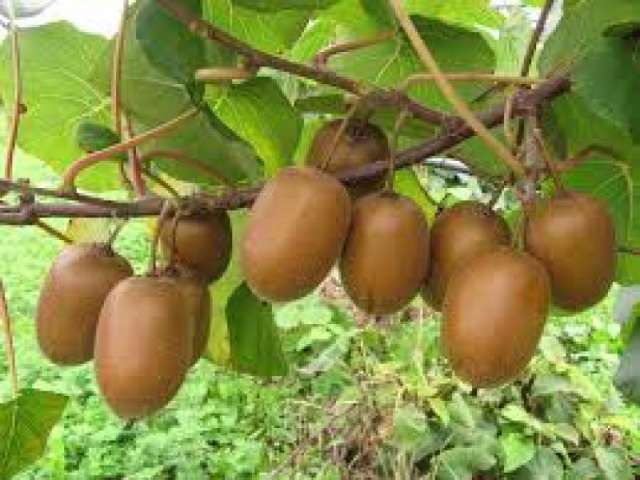
%> input picture kiwi.jpg, 640 x 480 px
$ octave Untitled.m   (GNU Octave 9; MATLAB toolbox functions it lacks are replaced by stand-ins)
%> lines starting %> are read from the running program, lines starting %| are printed output that depends on the picture; in (x1, y1, x2, y2) boxes, pixels count from 0 and x2, y2 are one past the last pixel; in counts of white or black regions, pixels touching at a corner belong together; the program's own positions count from 1
clc;    % Komut penceresini temizleyin.
close all;  % Tüm rakamları kapatın (imtool'unkiler hariç.)
clearvars;
workspace;  % Çalışma alanı panelinin gösterildiğinden emin olun.
format long g;
format compact;
fontSize = 16;
fprintf('Beginning to run %s.m ...\n', mfilename);

% Görseli okumak
folder = [];
baseFileName = 'kiwi.jpg';
fullFileName = fullfile(folder, baseFileName);

 % Dosyanın var olup olmadığını kontrol edin.
if ~exist(fullFileName, 'file')
    fullFileNameOnSearchPath = baseFileName; % No path this time.
    if ~exist(fullFileNameOnSearchPath, 'file')
        % hata bulundu.
        errorMessage = sprintf('Hata: %s arama yolu klasöründe yok.', fullFileName);
        uiwait(warndlg(errorMessage));
        return;
    end
end
rgbImage = imread(fullFileName);
%> rgbImage is the input picture: size 480x640x3 uint8; mean R, G, B 134.8, 141.7, 69.3
[rows, columns, numberOfColorChannels] = size(rgbImage)
%> rows = 480; columns = 640; numberOfColorChannels = 3


% Test görüntüsünü tam boyutta görüntüleyin.
subplot(2, 2, 1);
imshow(rgbImage, []);
axis('on', 'image');
caption = sprintf('Orjinal Resim : "%s"', baseFileName);
title(caption);
drawnow;

[mask, maskedRGBImage] = createMask(rgbImage);
%> in createMask, `I = rgb2lab(RGB);`: I: size 480x640x3 double; mean of channels 1, 2, 3 56.8, -12.3, 37.1
%> in createMask, `sliderBW = (I(:,:,1) >= channel1Min ) & (I(:,:,1) <= channel1Max) & (I..`:
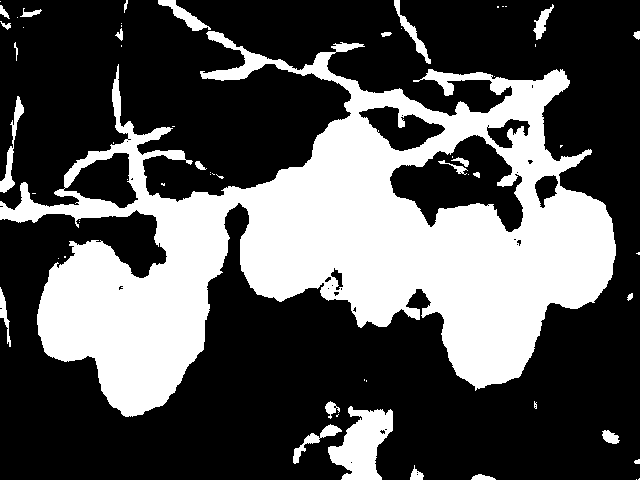
%> sliderBW: size 480x640 logical; 33.2% white; 61 white regions (35 under 20 px), largest, box (x1, y1, x2, y2) and area: (0, 31, 616, 417) 95317, (328, 406, 393, 480) 2809, (0, 96, 24, 193) 585

% Maske görüntüsünü göster
subplot(2, 2, 2);
imshow(mask, []);
axis('on', 'image');
title('İlk Renk Segmentasyon Maskesi');
drawnow;
hold on;

% Kivi maskeli görüntüsünü göster
subplot(2, 2, 3);
imshow(maskedRGBImage, []);
axis('on', 'image');
title('İlk Renk Segmentasyon Maskesi');
drawnow;
hold on;

% Yaprakların ve gökyüzünün maskelenmiş görüntüsünü göster
leaves = bsxfun(@times, rgbImage, cast(~mask, 'like', rgbImage));
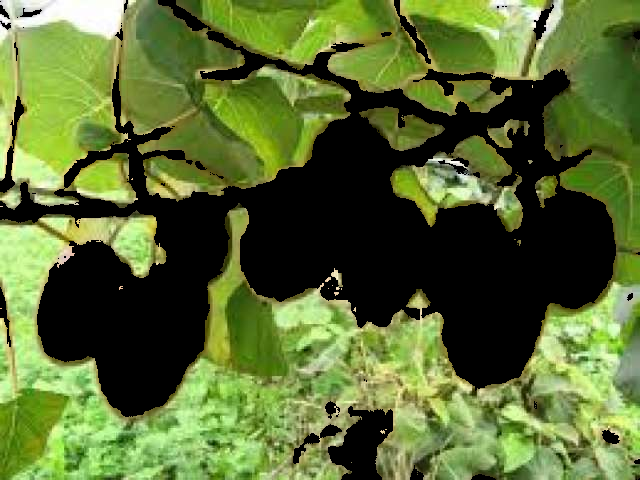
%> leaves: size 480x640x3 uint8; mean R, G, B 89.4, 108, 50.8
subplot(2, 2, 4);
imshow(leaves, []);
axis('on', 'image');
title('Yapraklar ve Gökyüzü');
drawnow;
hold on;
fprintf('Done running %s.m\n', mfilename);

%sayım
RGB2 = imread('kiwi.jpg');
cform = makecform('srgb2lab');
lab_he = applycform(RGB2,cform);
%> lab_he: size 480x640x3 uint8; mean of channels 1, 2, 3 145.3, 118.4, 164.9
ab = double(lab_he(:,:,2:3));
nrows = size(ab,1);
%> nrows = 480
ncols = size(ab,2);
%> ncols = 640
ab = reshape(ab,nrows*ncols,2);
nColors = 3;
[cluster_idx, cluster_center]=kmeans(ab,nColors,'distance','sqEuclidean','Replicates',3);
%> cluster_center = [114.1 160.9; 138.6 158.2; 101.3 176.5]
pixel_labels = reshape(cluster_idx,nrows,ncols);
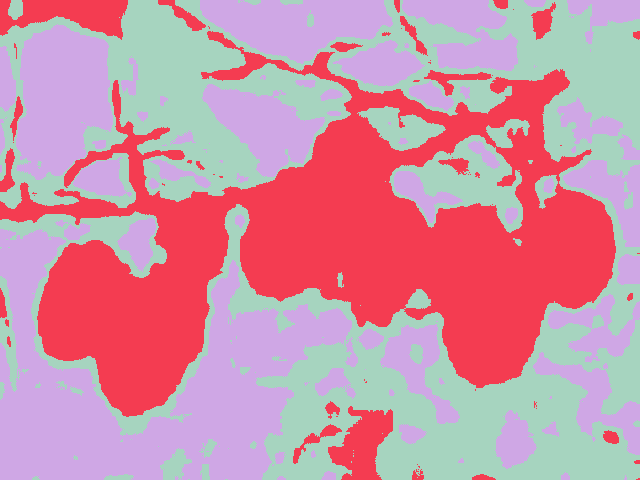
%> pixel_labels: size 480x640 double; 3 distinct labels, from 1 to 3; one colour per label, 0 black
imshow(pixel_labels,[]);
segmented_images = cell(1,3);
rgb_label = repmat(pixel_labels,[1 1 3]);
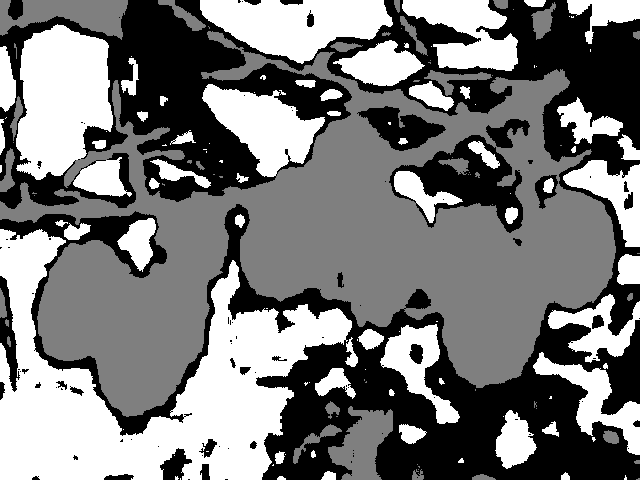
%> rgb_label: size 480x640x3 double; min 1, max 3, mean 1.96; drawn with min black and max white
for k = 1:nColors
 color = RGB2;
 color(rgb_label ~= k) = 0;
 segmented_images{k} = color;
end
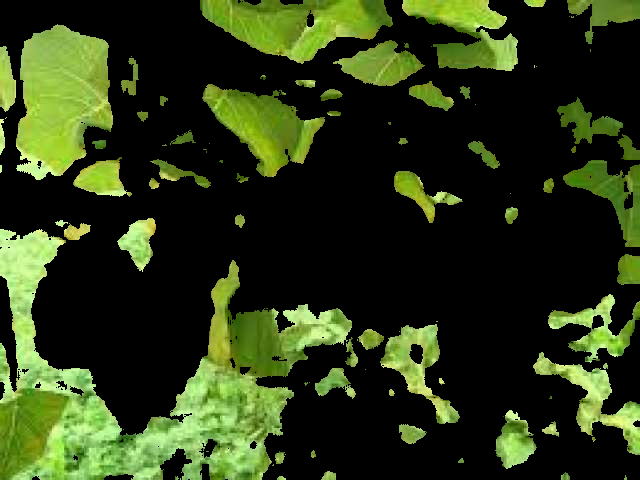
%> color: size 480x640x3 uint8; mean R, G, B 42.3, 55.1, 21
%> after the loop, segmented_images = 3 items
imshow(segmented_images{2}), title('objects in cluster 2');
sekil = segmented_images{2};
hy=fspecial('sobel');
hx=hy;
Iy=imfilter(double(sekil),hy,'replicate');
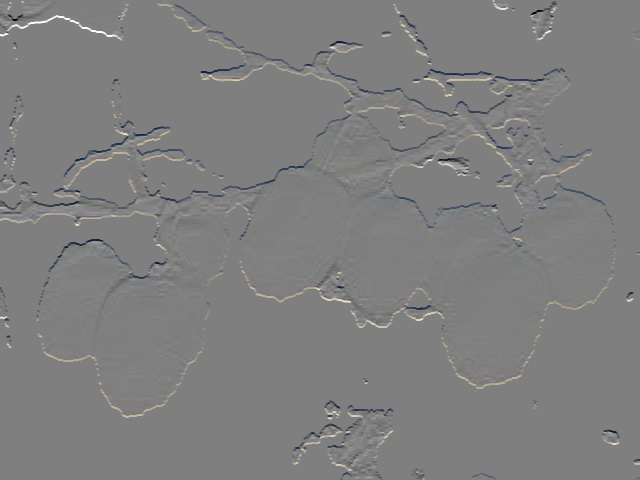
%> Iy: size 480x640x3 double; mean R, G, B 0.7, 0.7, 0.7; drawn with min black and max white
Ix=imfilter(double(sekil),hx,'replicate');
gradmag=sqrt(Ix.^6+Iy.^6);
figure, imshow(gradmag);
imwrite(gradmag,'sekil.jpg');
sekil1 = imread("sekil.jpg");
se=strel('ball',17,6);
Io=imopen(sekil1,se);
figure, imshow(Io);
r = Io(:, :, 1);
g = Io(:, :, 2);
b = Io(:, :, 3);
justGreen = g;
bw = justGreen > 50;
%> bw: size 480x640 logical; 7.4% white; 8 white regions, largest, box (x1, y1, x2, y2) and area: (320, 130, 424, 247) 6857, (249, 237, 348, 300) 4518, (147, 200, 210, 302) 4166
imagesc(bw);
colormap(gray);
% bw = justGreen > 10;
% imagesc(bw);
% colormap(gray);
bw = imfill(bw,'holes');
%> bw: size 480x640 logical; 7.4% white; 8 white regions, largest, box (x1, y1, x2, y2) and area: (320, 130, 424, 247) 6859, (249, 237, 348, 300) 4518, (147, 200, 210, 302) 4166
SE =strel('disk', 20);
bw2 = imerode(bw,SE);
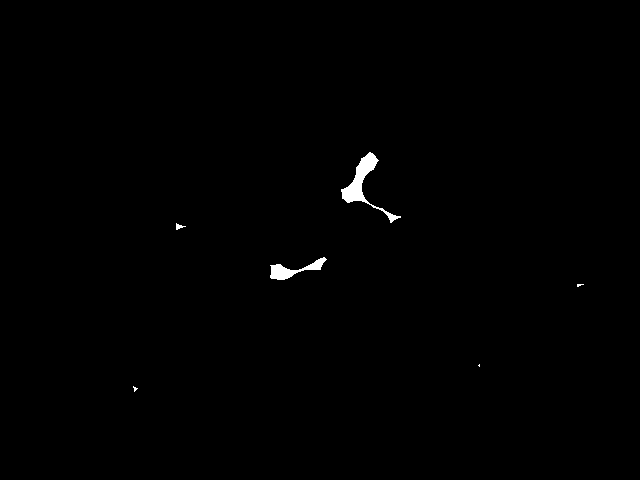
%> bw2: size 480x640 logical; 0.46% white; 6 white regions (3 under 20 px), largest, box (x1, y1, x2, y2) and area: (341, 152, 401, 223) 888, (270, 257, 327, 280) 465, (176, 223, 186, 230) 33
[L,num] = bwlabel(bw2);
%> L: size 480x640 double; 7 distinct labels, from 0 to 6
%> num = 6
display(num)
%| num =                6

function [BW,maskedRGBImage] = createMask(RGB)
% RGB görüntüsünü seçilen renk uzayına dönüştürme
I = rgb2lab(RGB);
% Histogram ayarlarına bağlı olarak kanal bir için eşik tanımlama
channel1Min = 1.176;
channel1Max = 79.447;
% Histogram ayarlarına bağlı olarak kanal iki için eşik tanımlama
channel2Min = -4.567;
channel2Max = 31.611;
% Histogram ayarlarına bağlı olarak kanal üç için eşik tanımlama
channel3Min = -5.773;
channel3Max = 70.934;
% Seçilen histogram eşiklerine göre maske oluşturmak
sliderBW = (I(:,:,1) >= channel1Min ) & (I(:,:,1) <= channel1Max) & ...
    (I(:,:,2) >= channel2Min ) & (I(:,:,2) <= channel2Max) & ...
    (I(:,:,3) >= channel3Min ) & (I(:,:,3) <= channel3Max);
BW = sliderBW;
% girdi görüntüsüne göre çıkıyı başlama.
maskedRGBImage = RGB;
% bw'nin yanlış olduğu arka plan piksellerini sıfırlamak
maskedRGBImage(repmat(~BW,[1 1 3])) = 0;
end
